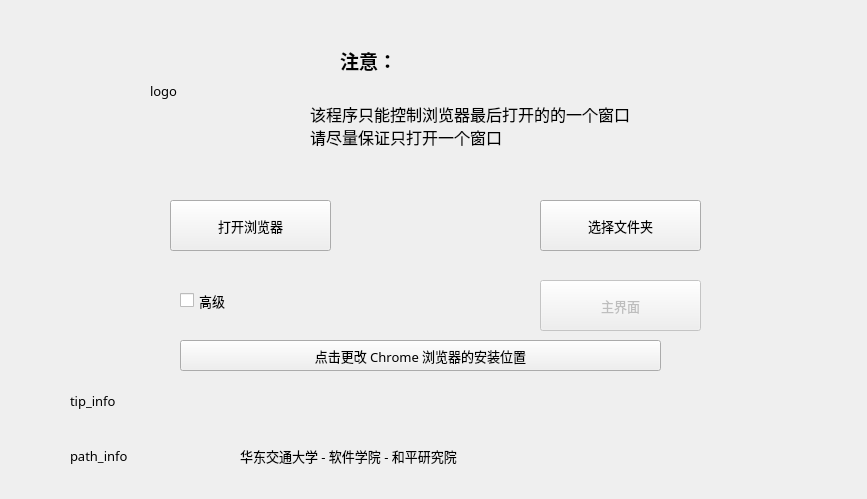
<?xml version="1.0" encoding="UTF-8"?>
<ui version="4.0">
 <class>InItDialog</class>
 <widget class="QDialog" name="InItDialog">
  <property name="geometry">
   <rect>
    <x>0</x>
    <y>0</y>
    <width>867</width>
    <height>499</height>
   </rect>
  </property>
  <property name="font">
   <font>
    <family>微软雅黑</family>
    <pointsize>10</pointsize>
   </font>
  </property>
  <property name="cursor">
   <cursorShape>ArrowCursor</cursorShape>
  </property>
  <property name="windowTitle">
   <string>配置界面</string>
  </property>
  <widget class="QLabel" name="init_label_info_1">
   <property name="geometry">
    <rect>
     <x>310</x>
     <y>90</y>
     <width>431</width>
     <height>71</height>
    </rect>
   </property>
   <property name="font">
    <font>
     <family>微软雅黑</family>
     <pointsize>12</pointsize>
    </font>
   </property>
   <property name="text">
    <string>该程序只能控制浏览器最后打开的的一个窗口
请尽量保证只打开一个窗口</string>
   </property>
  </widget>
  <widget class="QLabel" name="init_label_info_2">
   <property name="geometry">
    <rect>
     <x>340</x>
     <y>40</y>
     <width>341</width>
     <height>41</height>
    </rect>
   </property>
   <property name="font">
    <font>
     <family>微软雅黑</family>
     <pointsize>14</pointsize>
     <weight>75</weight>
     <bold>true</bold>
    </font>
   </property>
   <property name="text">
    <string>注意：</string>
   </property>
  </widget>
  <widget class="QLabel" name="tip_label">
   <property name="geometry">
    <rect>
     <x>70</x>
     <y>380</y>
     <width>721</width>
     <height>41</height>
    </rect>
   </property>
   <property name="text">
    <string>tip_info</string>
   </property>
  </widget>
  <widget class="QPushButton" name="btn_show_main_window">
   <property name="enabled">
    <bool>false</bool>
   </property>
   <property name="geometry">
    <rect>
     <x>540</x>
     <y>280</y>
     <width>161</width>
     <height>51</height>
    </rect>
   </property>
   <property name="cursor">
    <cursorShape>PointingHandCursor</cursorShape>
   </property>
   <property name="text">
    <string>主界面</string>
   </property>
  </widget>
  <widget class="QLabel" name="logo_label">
   <property name="geometry">
    <rect>
     <x>150</x>
     <y>50</y>
     <width>81</width>
     <height>81</height>
    </rect>
   </property>
   <property name="text">
    <string>logo</string>
   </property>
  </widget>
  <widget class="QLabel" name="label_ecjtu_info">
   <property name="geometry">
    <rect>
     <x>240</x>
     <y>440</y>
     <width>361</width>
     <height>31</height>
    </rect>
   </property>
   <property name="text">
    <string>华东交通大学 - 软件学院 - 和平研究院</string>
   </property>
  </widget>
  <widget class="QCheckBox" name="checkBox">
   <property name="geometry">
    <rect>
     <x>180</x>
     <y>280</y>
     <width>151</width>
     <height>41</height>
    </rect>
   </property>
   <property name="text">
    <string>高级</string>
   </property>
  </widget>
  <widget class="QPushButton" name="btn_change_path">
   <property name="geometry">
    <rect>
     <x>180</x>
     <y>340</y>
     <width>481</width>
     <height>31</height>
    </rect>
   </property>
   <property name="text">
    <string>点击更改 Chrome 浏览器的安装位置</string>
   </property>
  </widget>
  <widget class="QLabel" name="label_curr_chrome_path">
   <property name="geometry">
    <rect>
     <x>70</x>
     <y>440</y>
     <width>721</width>
     <height>31</height>
    </rect>
   </property>
   <property name="text">
    <string>path_info</string>
   </property>
  </widget>
  <widget class="QPushButton" name="btn_select_excel">
   <property name="geometry">
    <rect>
     <x>540</x>
     <y>200</y>
     <width>161</width>
     <height>51</height>
    </rect>
   </property>
   <property name="minimumSize">
    <size>
     <width>161</width>
     <height>51</height>
    </size>
   </property>
   <property name="maximumSize">
    <size>
     <width>161</width>
     <height>51</height>
    </size>
   </property>
   <property name="cursor">
    <cursorShape>PointingHandCursor</cursorShape>
   </property>
   <property name="text">
    <string>选择文件夹</string>
   </property>
  </widget>
  <widget class="QPushButton" name="btn_open_browser">
   <property name="geometry">
    <rect>
     <x>170</x>
     <y>200</y>
     <width>161</width>
     <height>51</height>
    </rect>
   </property>
   <property name="minimumSize">
    <size>
     <width>161</width>
     <height>51</height>
    </size>
   </property>
   <property name="maximumSize">
    <size>
     <width>161</width>
     <height>51</height>
    </size>
   </property>
   <property name="cursor">
    <cursorShape>PointingHandCursor</cursorShape>
   </property>
   <property name="text">
    <string>打开浏览器</string>
   </property>
  </widget>
 </widget>
 <resources/>
 <connections/>
</ui>
